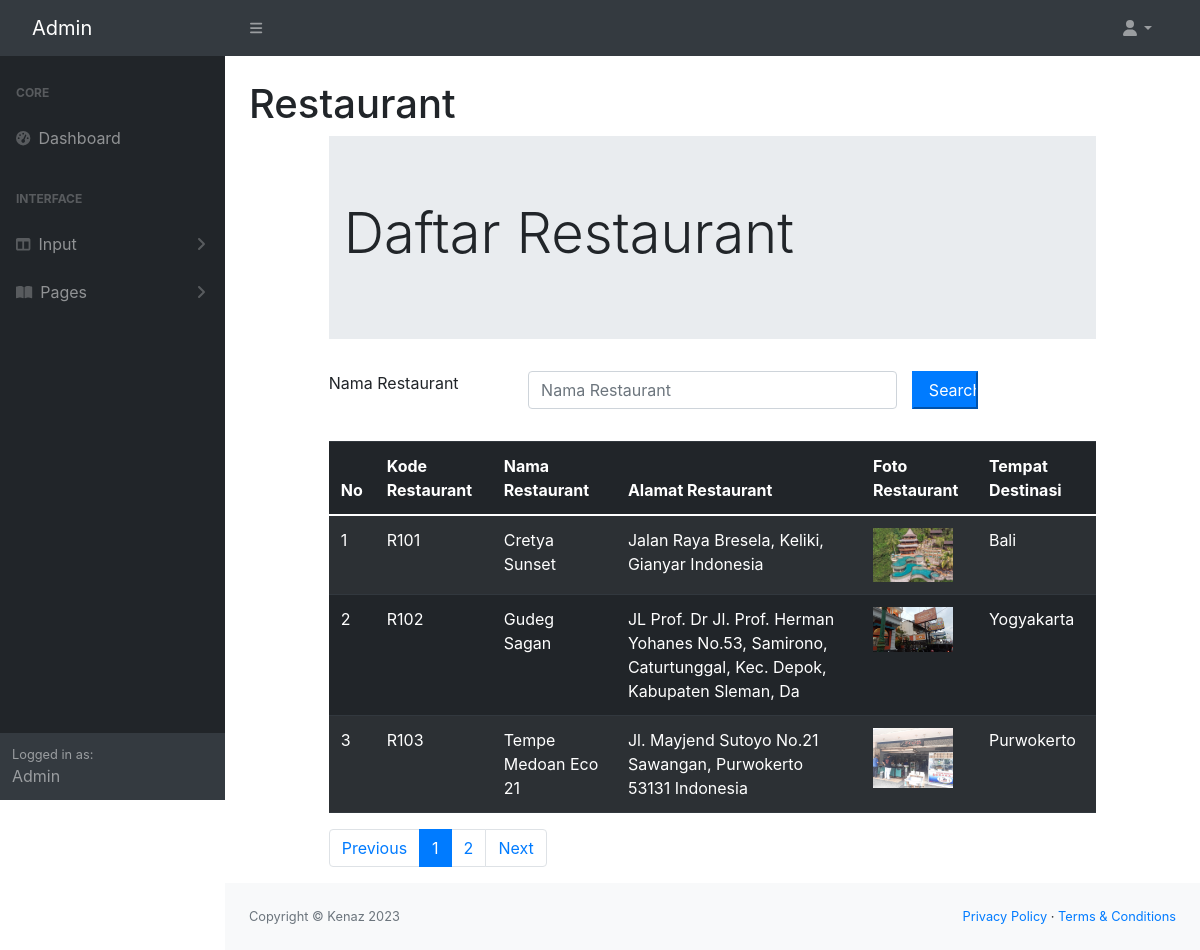
/admin/daftarrestaurant.php, run on the app's committed database.
### tables this page shows
CREATE TABLE `restaurant` (
  `restaurantKODE` char(4) NOT NULL,
  `restaurantNAMA` varchar(100) NOT NULL,
  `restaurantALAMAT` varchar(100) NOT NULL,
  `restaurantFOTO` char(100) NOT NULL,
  `destinasiKODE` char(4) NOT NULL
);

CREATE TABLE `destinasi` (
  `destinasiKODE` char(4) NOT NULL,
  `destinasiNAMA` varchar(120) NOT NULL,
  `destinasiKET` text NOT NULL,
  `destinasiFOTO` char(100) NOT NULL,
  `kategoriKODE` char(4) NOT NULL
);

### admin/daftarrestaurant.php (the view, shortened to what this page needs)
<!doctype html>
<html>
<?php include "INCLUDE/head.php"?>
    <body class="sb-nav-fixed">
        <?php include "INCLUDE/menunav.php"?>
        <div id="layoutSidenav">
            <?php include "INCLUDE/menu.php"?>
            <div id="layoutSidenav_content">
                <main>
                    <div class="container-fluid px-4">
                        <h1 class="mt-4">Restaurant</h1>
    <?php
        include "include/config.php";
    ?>
    <head>
        <link rel="stylesheet" href="css/bootstrap.min.css">
        <link rel="stylesheet" href="https://cdn.jsdelivr.net/npm/bootstrap@4.0.0/dist/css/bootstrap.min.css">
        <link rel="stylesheet" href="https://cdnjs.cloudflare.com/ajax/libs/select2/4.0.13/css/select2.min.css">
        <link rel="stylesheet" href="https://cdn.jsdelivr.net/npm/bootstrap-icons@1.10.2/font/bootstrap-icons.css">
    </head>
    <body>
        <div class="row">
            <div class="col-sm-1"></div>
            <div class="col-sm-10">
                <div class="jumbotron jumbotron-fluid">
                    <div class="container">
                        <h1 class="display-4">Daftar Restaurant</h1>
                    </div>
                </div>
                <form method="POST">
                    <div class="form-group row mb-2">
                        <label for="Search" class="col-sm-3">Nama Restaurant</label>
                        <div class="col-sm-6">
                            <input type="text" name="Search" class="form-control" id="Search"
                            value="<?php if(isset($_POST["Search"])){echo $_POST["Search"];
                            }?>" placeholder="Nama Restaurant">
                        </div>
                        <input type="submit" name="kirim" class="col-sm-1 btn-primary" value="Search">
                    </div>
                </form>
                <br>
                <table class="table table-dark table-striped">
                    <thead>
                        <tr>
                        <th scope="col">No</th>
                        <th scope="col">Kode Restaurant</th>
                        <th scope="col">Nama Restaurant</th>
                        <th scope="col">Alamat Restaurant</th>
                        <th scope="col">Foto Restaurant</th>
                        <th scope="col">Tempat Destinasi</th>
                        </tr>
                    </thead>
                    <tbody>
                        <?php
                            $jumlahtampilan = 3;
                            $halaman = (isset($_GET['page']))? $_GET['page'] : 1;
                            $mulaitampilan = ($halaman - 1) * $jumlahtampilan;
                            if(isset($_POST["kirim"])){
                                $Search = $_POST["Search"];
                                $query = mysqli_query($connection, "select * from restaurant, destinasi where restaurant.destinasikode = destinasi.destinasikode AND restaurantNAMA like'%".$Search."%';");
                            } else{
                                $query = mysqli_query($connection, "select * from restaurant, destinasi where restaurant.destinasikode = destinasi.destinasikode
                                limit $mulaitampilan, $jumlahtampilan;");
                            }
                            $nomor = 1;
                            while($row = mysqli_fetch_array($query)){
                        ?>
                        <tr>
                            <td>
                                <?php echo $mulaitampilan + $nomor;?>
                            </td>
                            <td><?php echo $row['restaurantKODE']; ?></td>
                            <td><?php echo $row['restaurantNAMA']; ?></td>
                            <td><?php echo $row['restaurantALAMAT']; ?></td>
                            <td><?php if(is_file("images/".$row['restaurantFOTO']))
                                { ?>
                                    <img src="images/<?php echo $row['restaurantFOTO']?>" width="80">
                                <?php } else
                                    echo "<img src='images/noimage.png' width='80'>"
                                ?></td>
                            <td><?php echo $row['destinasiNAMA']; ?></td>
                            <?php
                                $nomor += 1;
                                }
                            ?>
                        </tr>
                    </tbody>
                </table>
                <?php
                        $query = mysqli_query($connection, "SELECT * FROM restaurant");
                        $jumlahrecord = mysqli_num_rows($query);
                        $jumlahpage = ceil($jumlahrecord / $jumlahtampilan);
                    ?>
                    <nav aria-label="Page navigation example">
                    <ul class="pagination">
                        <li class="page-item"><a class="page-link" href="?page=<?php $nomorhal=1;
                        echo $nomorhal?>">Previous</a></li>
                        <?php for($nomorhal=1; $nomorhal<=$jumlahpage; $nomorhal++){ ?>
                        <li class="page-item">
                            <?php if($nomorhal!=$halaman) {?>
                                <a class="page-link" href="?page=<?php echo $nomorhal ?>"><?php echo $nomorhal ?></a>
                            <?php } else{ ?>
                                <li class="page-item active" aria-current="page">
                                    <a class="page-link" href="?page=<?php echo $nomorhal;?>"><?php echo $nomorhal ?></a>
                                </li>
                            <?php } ?>
                        </li>
                        <?php } ?>
                        <li class="page-item"><a class="page-link" href="?page=<?php echo $nomorhal - 1; ?>">Next</a></li>
                    </ul>
                    </nav>
            </div>
        </div>
    </body>
                </main>
                <?php include "INCLUDE/footer.php"?>
            </div>
        </div>
    </body>
</html>

### data on the page
restaurant: restaurantKODE "R101", restaurantNAMA "Cretya Sunset", restaurantALAMAT "Jalan Raya Bresela, Keliki, Gianyar Indonesia", restaurantFOTO (picture), destinasi.destinasiNAMA "Bali"
restaurant: nomor "2", restaurantKODE "R102", restaurantNAMA "Gudeg Sagan", restaurantALAMAT "JL Prof. Dr Jl. Prof. Herman Yohanes No.53, Samirono, Caturtunggal, Kec. Depok, Kabupaten Sleman, Da", restaurantFOTO (picture), destinasi.destinasiNAMA "Yogyakarta"
restaurant: nomor "3", restaurantKODE "R103", restaurantNAMA "Tempe Medoan Eco 21", restaurantALAMAT "Jl. Mayjend Sutoyo No.21 Sawangan, Purwokerto 53131 Indonesia", restaurantFOTO (picture), destinasi.destinasiNAMA "Purwokerto"
